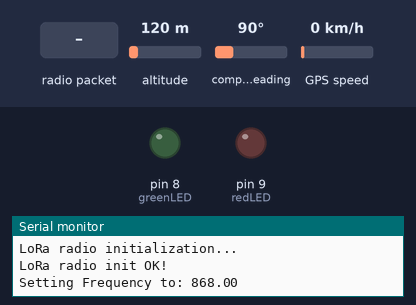
Bench run of a sketch on a simulated Arduino Uno, built with avr-gcc and run on an emulated ATmega328P. Shown: output pins drawn as LEDs (lit = HIGH), the last lines printed to the serial monitor. Inputs (shaded band) come from the test bench; at power-on: altitude 120 m, compass heading 90°, GPS speed 0 km/h. The GPS gets a fix after 3 s at 37.7749, -122.4194 with 8 satellites; no radio packets arrive unless stated.

Above: at 0.4 s.
At 1.4 s:
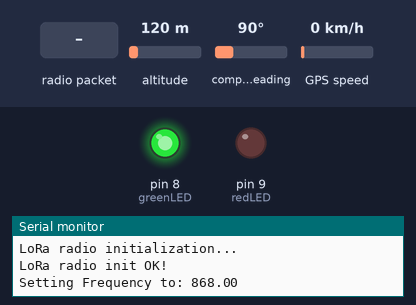
At 5.7 s:
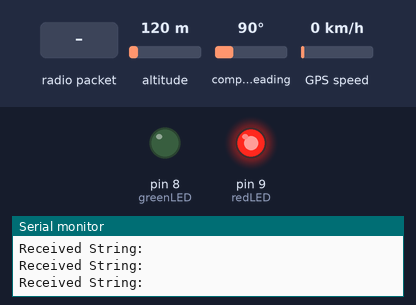
5.8 s: radio packet "1" arrives
Timing chart, 0 to 8.8 s (numbered marks = the images above; inputs shaded):
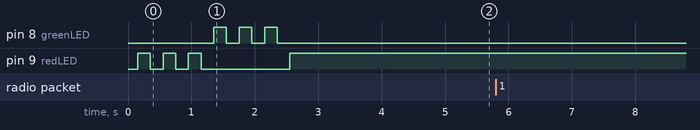

The sketch:

Dog_Module.ino
```cpp
//GPS
#include <SoftwareSerial.h>
#include <TinyGPS.h>
TinyGPS gps;
#define TX 5
#define RX 4
SoftwareSerial SoftSerial(TX, RX); //tx, rx
float flat, flon;
unsigned long age;
boolean success = false;

//Strings
String requestString = "request";
int requestString_size = 9;
String receivedString = "";
String sentString = "";

//LoRa RM_RF95

  //Libraries
  #include <SPI.h>
  #include <RH_RF95.h>

  //Pins ¡¡¡NO CAMBIAR!!!
  #define RFM95_CS 10
  #define RFM95_RST 9
  #define RFM95_INT 2

  // Change to 434.0 or other frequency, must match RX's freq!
  #define RF95_FREQ 868.0

  // Singleton instance of the radio driver
  RH_RF95 rf95(RFM95_CS, RFM95_INT);

//Pins and LEDs
#define redLED 9
#define greenLED 8

//Constants
#define DELAY 1000

void setup() {

  //Serial begin
  while (!Serial);
  Serial.begin(9600);
  delay(100);

  //SoftwareSerial
  SoftSerial.begin(9600);

  //Title
  Serial.println("Dog_Module.");
  Serial.println("by Alfonso Forcen");
  Serial.println();

    //LoRa initialization
    Serial.println("LoRa radio initialization...");
    //Possible failure -> wait 5secs and retry
    while (!rf95.init()) {
      Serial.println("LoRa radio init failed");
      Serial.println("\nRetrying in 5secs...");
      delay(5000);
      Serial.println("Retrying");
      //while (1);
    }
    Serial.println("LoRa radio init OK!");

    //Setting frequency
    /*Defaults after init are 434.0MHz, modulation GFSK_Rb250Fd250, +13dbM*/
    Serial.print("Setting Frequency to: ");
    Serial.println(RF95_FREQ);
    while (!rf95.setFrequency(RF95_FREQ)) { //868MHz this case, RFM95
      Serial.println("setFrequency failed");
      Serial.println("\nRetrying in 5secs...");
      delay(5000);
      Serial.println("Retrying");
      //while (1);
    }

    //Setting maximum power of transmission
    /* Defaults after init are 434.0MHz, 13dBm, Bw = 125 kHz, Cr = 4/5, Sf = 128chips/symbol, CRC on
    // The default transmitter power is 13dBm, using PA_BOOST.
    // If you are using RFM95/96/97/98 modules which uses the PA_BOOST transmitter pin, then
    // you can set transmitter powers from 5 to 23 dBm:*/
    rf95.setTxPower(23, false);

  //Pins
  pinMode(redLED, OUTPUT);
  pinMode(greenLED, OUTPUT);
  digitalWrite(redLED, HIGH);
  digitalWrite(greenLED, LOW);

  //Be sure every single LED is working
  checkLEDs();

  //Checking good behaviour GPS (satellites located)
  success = false;
  while (!success) {

    success = getGPSCoordinates();

  }

}

void makeLEDBlink (int LED) {


    //Make green LED blink to show success
    int i = 0;
    digitalWrite(redLED, LOW);
    for(i = 0; i < 3; i++) {

      digitalWrite(LED, HIGH);
      delay(200);
      digitalWrite(LED, LOW);
      delay(200);

    }
    digitalWrite(redLED, HIGH);

}

void checkLEDs() {

    makeLEDBlink(redLED);
    makeLEDBlink(greenLED);

}

//Returns true if success, false if error
void receiveLoRa () {

  uint8_t buf[RH_RF95_MAX_MESSAGE_LEN];
  uint8_t len = sizeof(buf);
  Serial.println("Waiting for reply...");
  delay(10);

  //Set timeout in case does not work
  //if (rf95.waitAvailableTimeout(TIMEOUT_TIME)) { //10secs

    //Should be a reply message for us now
    if (rf95.recv(buf, &len)) {

      Serial.print("Got reply: ");
      Serial.println((char*)buf);
      receivedString = (char*)buf;
      Serial.print("RSSI: ");
      Serial.println(rf95.lastRssi(), DEC);

    } else {

      Serial.println("Receive failed");

    }

  //} else {
  //
  //  Serial.println("No reply, is there a listener around?");
  //
  //}

}

//Returns true if success, false if error
void sendLoRa (String msg){

  //Prepare and send the message
  int msg_size = msg.length() + 1;
  char char_msg[msg_size];
  strcpy(char_msg, msg.c_str());
  msg[msg_size-1] = 0; //def
  rf95.send((uint8_t *)char_msg, msg_size);

  //Wait for message sent
  Serial.println("Waiting for packet to complete...");
  delay(10);
  rf95.waitPacketSent();

}

bool getGPSCoordinates () {

  //Declarations
  bool newData = false;
  unsigned long chars;
  unsigned short sentences, failed;

  // For one second we parse GPS data and report some key values
  for (unsigned long start = millis(); millis() - start < 1000;){

    while (SoftSerial.available()){

      char c = SoftSerial.read();
      if (gps.encode(c)) newData = true;

    }

  }

  if (newData){

    success = true;

    // Getting the data
    gps.f_get_position(&flat, &flon, &age);

    // Serial
    Serial.print("LAT=");
    Serial.print(flat == TinyGPS::GPS_INVALID_F_ANGLE ? 0.0 : flat, 6);
    Serial.print(" LON=");
    Serial.print(flon == TinyGPS::GPS_INVALID_F_ANGLE ? 0.0 : flon, 6);
    Serial.print(" SAT=");
    Serial.print(gps.satellites() == TinyGPS::GPS_INVALID_SATELLITES ? 0 : gps.satellites());
    Serial.print(" PREC=");
    Serial.print(gps.hdop() == TinyGPS::GPS_INVALID_HDOP ? 0 : gps.hdop());

  }

  // More statistics
  gps.stats(&chars, &sentences, &failed);

  // Print those in serial
  Serial.print(" CHARS=");
  Serial.print(chars);
  Serial.print(" SENTENCES=");
  Serial.print(sentences);
  Serial.print(" CSUM ERR=");
  Serial.println(failed);

  // Just in case GPS fails
  if (chars == 0) Serial.println("** No characters received from GPS: check wiring **");

  return success;

}

void loop() {

  //Turn red LED on to show that the module is working
  digitalWrite(redLED, HIGH);

  //Check if user is requesting
  if (rf95.available()){

    receiveLoRa();

  }

  Serial.print("Received String: ");
  Serial.println(receivedString);

  //If it gets a request, then it looks for and send the coordinates
  if (receivedString.equals(requestString)) {

    //Get the GPS coordinates
    success = false;
    while (!success) {

      success = getGPSCoordinates();

    }

    //Create the String response (sentString)
    sentString.concat(flat * 1000000);
    sentString.concat(" ");
    sentString.concat(flon * 1000000);

    //And send it
    delay(5000);
    Serial.print("Sending String: ");
    Serial.println(sentString);

    sendLoRa(sentString);

    sentString = "";

  }

  delay(200);

 }
```
